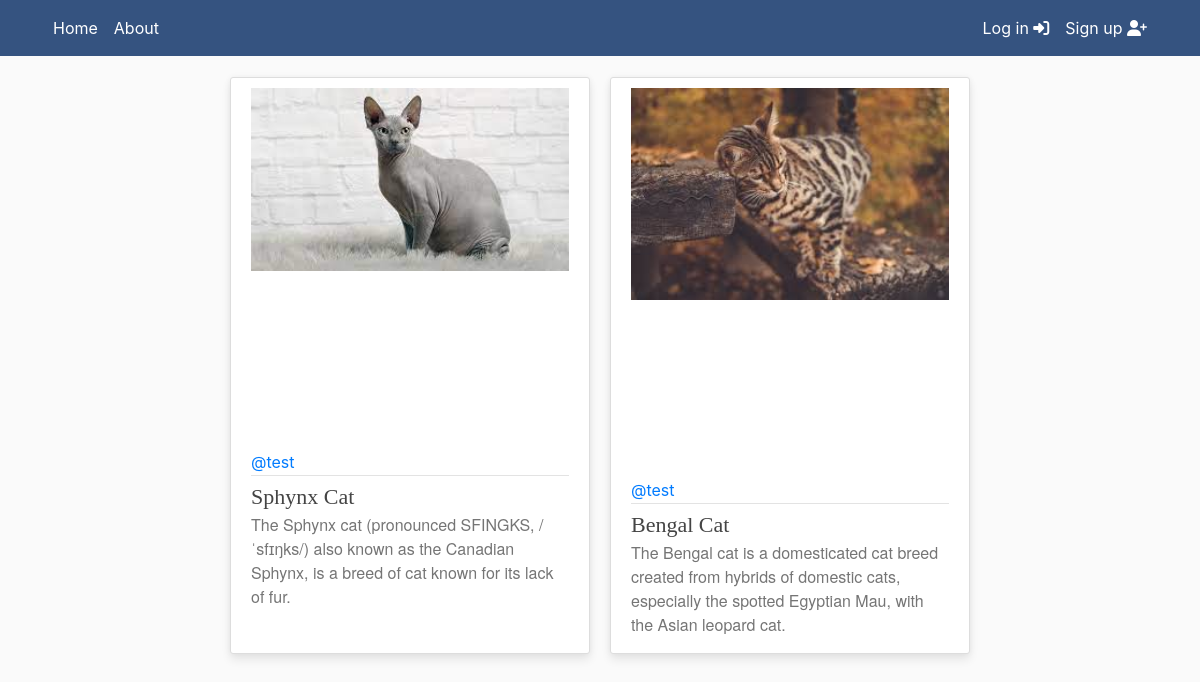
Page /cats on the committed database.
### main/models.py (models this page shows, shortened)
class Article(models.Model):
    def image_upload_to(self, instance=None):
        if instance:
            return os.path.join("ArticleSeries", slugify(self.series.slug), slugify(self.article_slug), instance)
        return None
    title = models.CharField(max_length=150)
    subtitle = models.CharField(max_length=255, default="", blank=True)
    article_slug = models.SlugField('Article slug', null=False, blank=False, unique=True)
    content = HTMLField(blank=True, default="")
    notes = HTMLField(blank=True, default="")
    publish_date = models.DateTimeField("Date Published", default=timezone.now)
    modified = models.DateTimeField("Date Modified", default=timezone.now)
    series = models.ForeignKey(ArticleSeries, default='', verbose_name='Series', on_delete=models.SET_DEFAULT)
    author = models.ForeignKey(get_user_model(), default=1, on_delete=models.SET_DEFAULT)
    image = models.ImageField(default='default/no_image_available.png', max_length=255, upload_to=image_upload_to)
    @property
    def slug(self):
        return self.series.slug + '/' + self.article_slug
    class Meta:
        verbose_name_plural = "Article"
        ordering = ['-publish_date']

### users/models.py (models this page shows)
class CustomUser(AbstractUser):
    STATUS = (
        ('regular', 'regular'),
        ('subscriber', 'subscriber'),
        ('moderator', 'moderator'),
        ('staff', 'staff'),
        ('administrator', 'administrator'),
    )
    email = models.EmailField(unique=True)
    status = models.CharField(max_length=100, choices=STATUS, default='regular')
    description = models.TextField("Description", max_length=600, default='', blank=True)
    def __str__(self):
        return self.username

### main/views.py (the view)
# urls.py: path('<series>', views.series, name='series'),
def series(request, series: str):
    matching_series = Article.objects.filter(series__slug=series).all()
    return render(
        request=request,
        template_name='main/home.html',
        context={'objects': matching_series}
        )

### main/templates/main/home.html (shortened to what this page needs)
{% extends 'main/base.html' %}
{% block content %}
<div class="row display-flex justify-content-center">
    {% for object in objects %}
    <div class="col-lg-4 col-md-6 col-sm-12 mobiledevice mt-3 mb-2">
        <article class="media content-section customhover" style="height: 95%;">
            <div class="media-body">
                <a href="/{{object.slug}}">
                    <div class="aspect-ratio-box">
                        <img class="img-fluid" src="{{ object.image.url }}" alt="">
                    </div>
                </a>
                <div class="article-metadata">
                    <a class='mr-2' href="{% url 'profile' object.author %}">@{{ object.author }}</a>
                </div>
                <div>
                    <a class="article-title line-clamp-2 title-style" style="font-size:22px"
                        href="/{{object.slug}}">
                        {{ object.title }}
                    </a>
                    <a href="/{{object.slug}}" style="text-decoration: none;">
                        <p class="article-content line-clamp-5 subtitle-style">{{ object.subtitle }}</p>
                    </a>
                </div>
            </div>
        </article>
    </div>
    {% endfor %}
</div>
{% endblock %}

### main/templates/main/base.html (shortened to what this page needs)
{% load static %}
<!doctype html>
<html lang="en">
<head>
    {% block head %}
    <link rel="stylesheet" href="https://cdn.jsdelivr.net/npm/bootstrap@4.6.1/dist/css/bootstrap.min.css"
>
    <link rel="stylesheet" href="https://cdn.jsdelivr.net/npm/bootstrap-icons@1.9.0/font/bootstrap-icons.css">
    <link rel="stylesheet" type="text/css" href="{% static 'main/main.css' %}">
    {% endblock %}
</head>
<body>
    {% include 'main/includes/navbar.html' %}
    <main role="main" class="container-xl">
        <div class="row">
            <div class="col-lg-12 col-md-12-p-0 col-sm-12">
                {% block content %}
                {% endblock %}
            </div>
        </div>
    </main>
</body>
</html>

### main/templates/main/includes/navbar.html (shortened to what this page needs)
<header class="site-header" style="margin-bottom: 5px">
    <nav class="navbar navbar-expand-md navbar-color">
        <div class="container">
            <div class="navbar-nav">
                <a class="nav-item nav-link" href="/">Home</a>
            </div>
            <div class="collapse navbar-collapse" id="navbarToggle">
                <div class="navbar-nav mr-auto">
                    <a class="nav-item nav-link" href="/">About</a>
                </div>
                <div class="navbar-nav">
                    {% if user.is_authenticated %}
                    <a class="nav-item nav-link" href="{% url 'profile' user.username %}">
                        {{ user.username }} <i class="fas fa-user"></i>
                    </a>
                        <a class="nav-item nav-link" href="{% url 'logout' %}">
                            Log out <i class="fas fa-sign-out-alt"></i>
                        </a>
                    {% else %}
                        <a class="nav-item nav-link" href="{% url 'login' %}">
                            Log in <i class="fas fa-sign-in-alt"></i>
                        </a>
                        <a class="nav-item nav-link" href="{% url 'register' %}">
                            Sign up <i class="fas fa-user-plus"></i>
                        </a>
                    {% endif %}
                </div>
            </div>
        </div>
    </nav>
</header>

### main/static/main/main.css (style rules this page uses)
:root { --footercolor: #355380; --navbarcolor: #355380; --btncolor: #182e41; --socialcolor: #182e41; --brightText: #ffffff; }
.navbar-color { background-color: var(--navbarcolor); }
body { background: #fafafa; }
.site-header .navbar-nav .nav-link { color: var(--brightText); }
.content-section { background: #ffffff; padding: 10px 20px; border: 1px solid #dddddd; border-radius: 3px; margin-bottom: 20px; }
.article-title { color: #444444; }
.article-content { white-space: pre-line; }
.article-metadata { padding-bottom: 1px; margin-bottom: 4px; border-bottom: 1px solid #e3e3e3 }
.row.display-flex { display: flex; flex-wrap: wrap; }
.row.display-flex>[class*='col-'] { flex-grow: 1; }
.customhover { background: #fff; box-shadow: 0 6px 10px rgba(0, 0, 0, .08), 0 0 6px rgba(0, 0, 0, .05); transition: .3s transform cubic-bezier(.155, 1.105, .295, 1.12), .3s box-shadow, .3s -webkit-transform cubic-bezier(.155, 1.105, .295, 1.12); cursor: pointer; }
@media screen and (min-width: 600px) { .mobiledevice { padding-left: 10px; padding-right: 10px; } }
.title-style { font-family: fell, Georgia, Cambria, 'Times New Roman', Times, serif !important; }
.subtitle-style { font-family: sohne, 'Helvetica Neue', Helvetica, Arial, sans-serif !important; color: rgba(117, 117, 117, 1) !important; }
.aspect-ratio-box { position: relative; border-bottom: 2px; }
.aspect-ratio-box::after { display: block; content: ''; padding-bottom: 56.25%; }
.aspect-ratio-box img { position: relative; left: 0; right: 0; width: 100%; height: 100%; }

### rows in the picture
Article: image (picture), author "test", title "Sphynx Cat", subtitle "The Sphynx cat (pronounced SFINGKS, /ˈsfɪŋks/) also known as the Canadian Sphynx, is a breed of cat known for its lack of fur."
Article: image (picture), author "test", title "Bengal Cat", subtitle "The Bengal cat is a domesticated cat breed created from hybrids of domestic cats, especially the spotted Egyptian Mau, with the Asian leopard cat."
